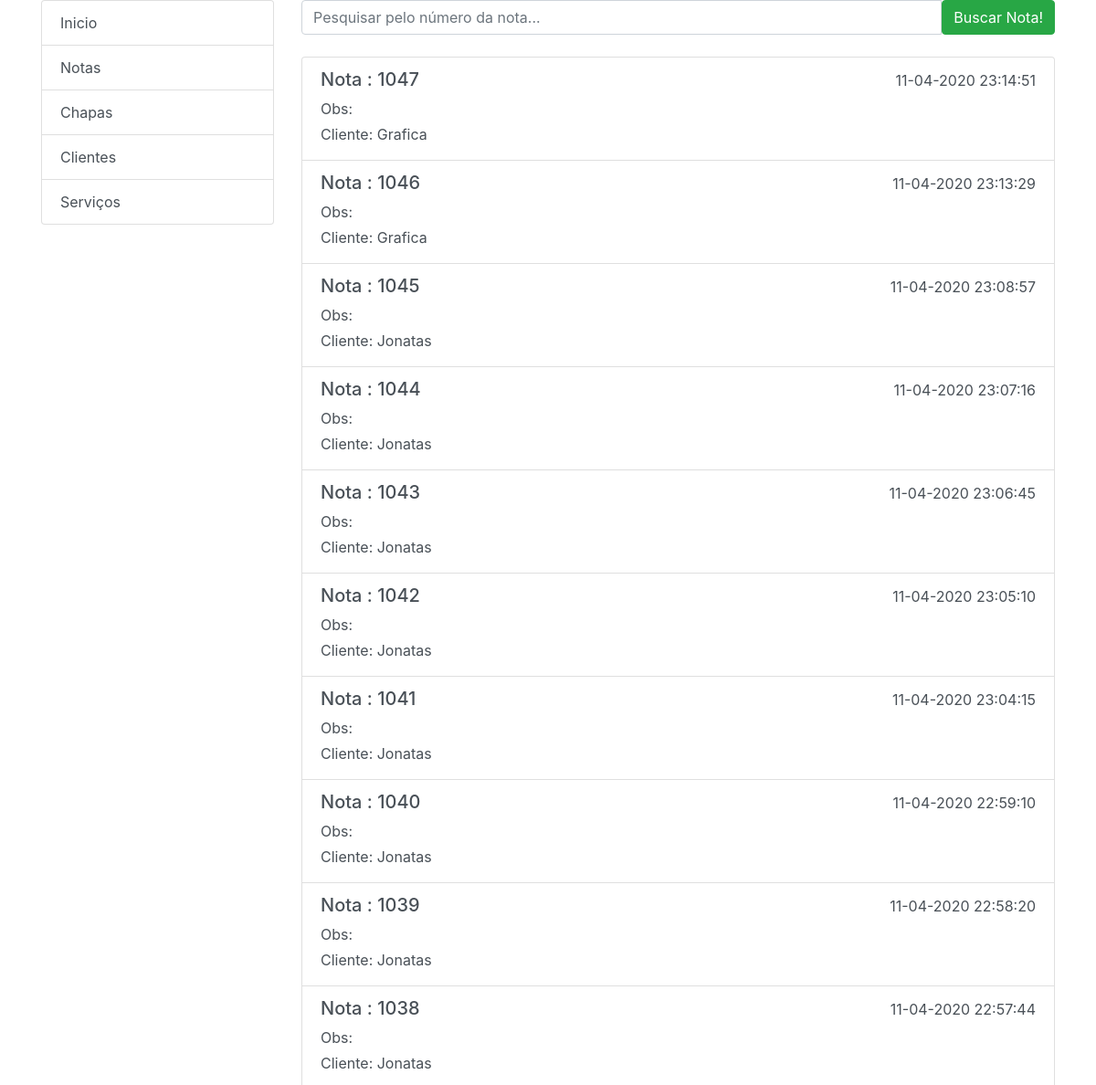
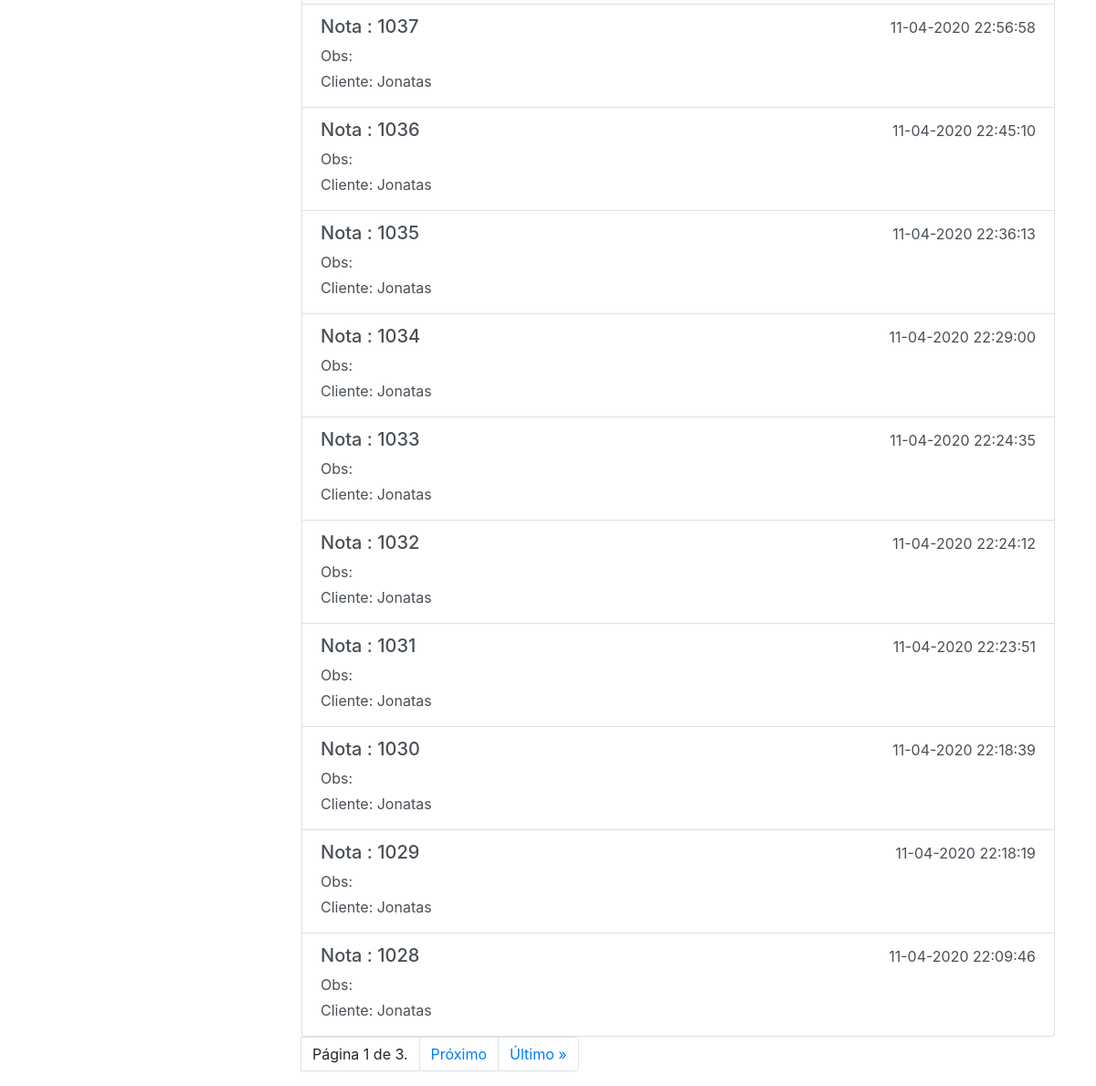
/notas/, run on an earlier commit of the app's database (2 pictures, top to bottom).
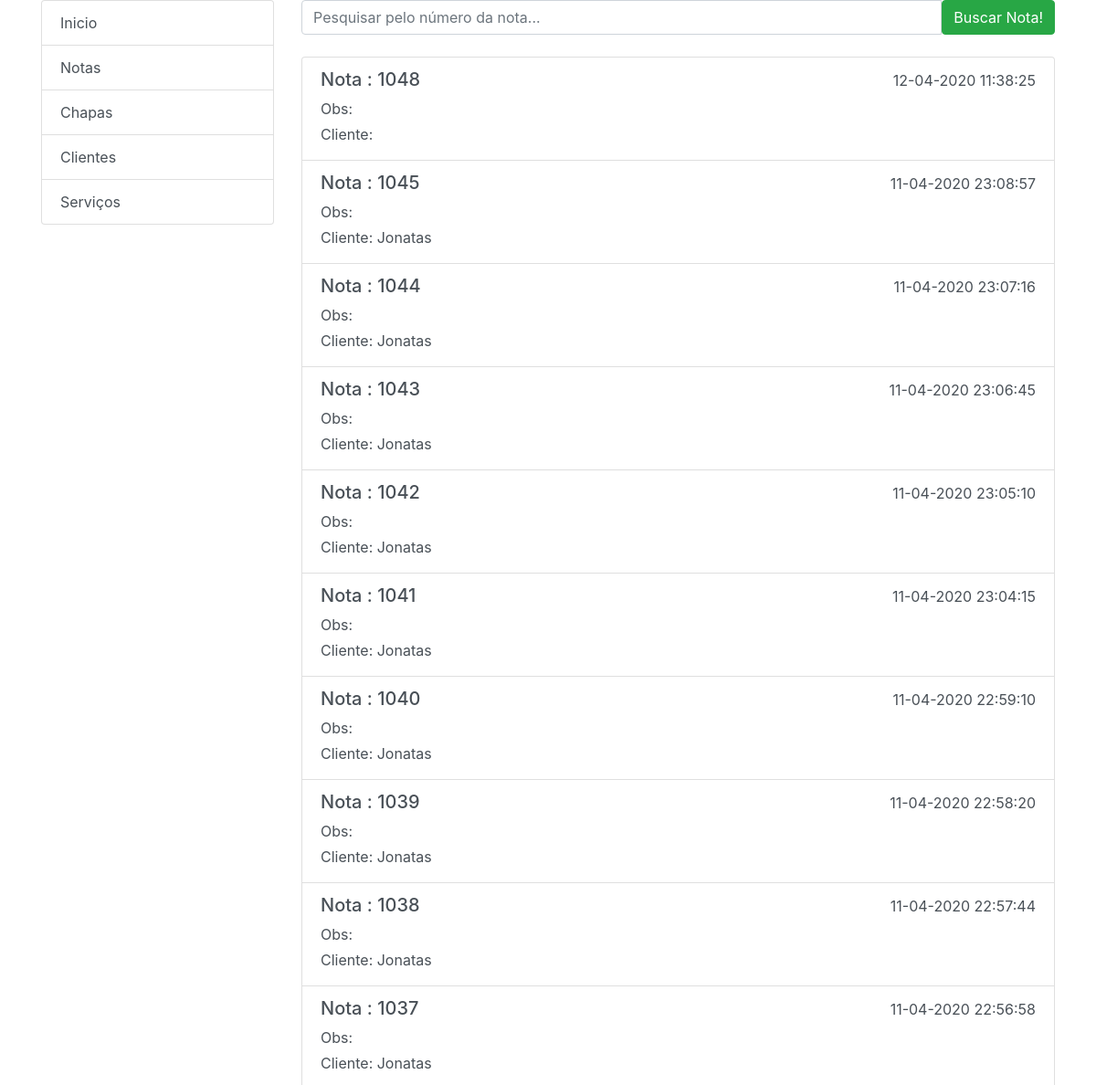
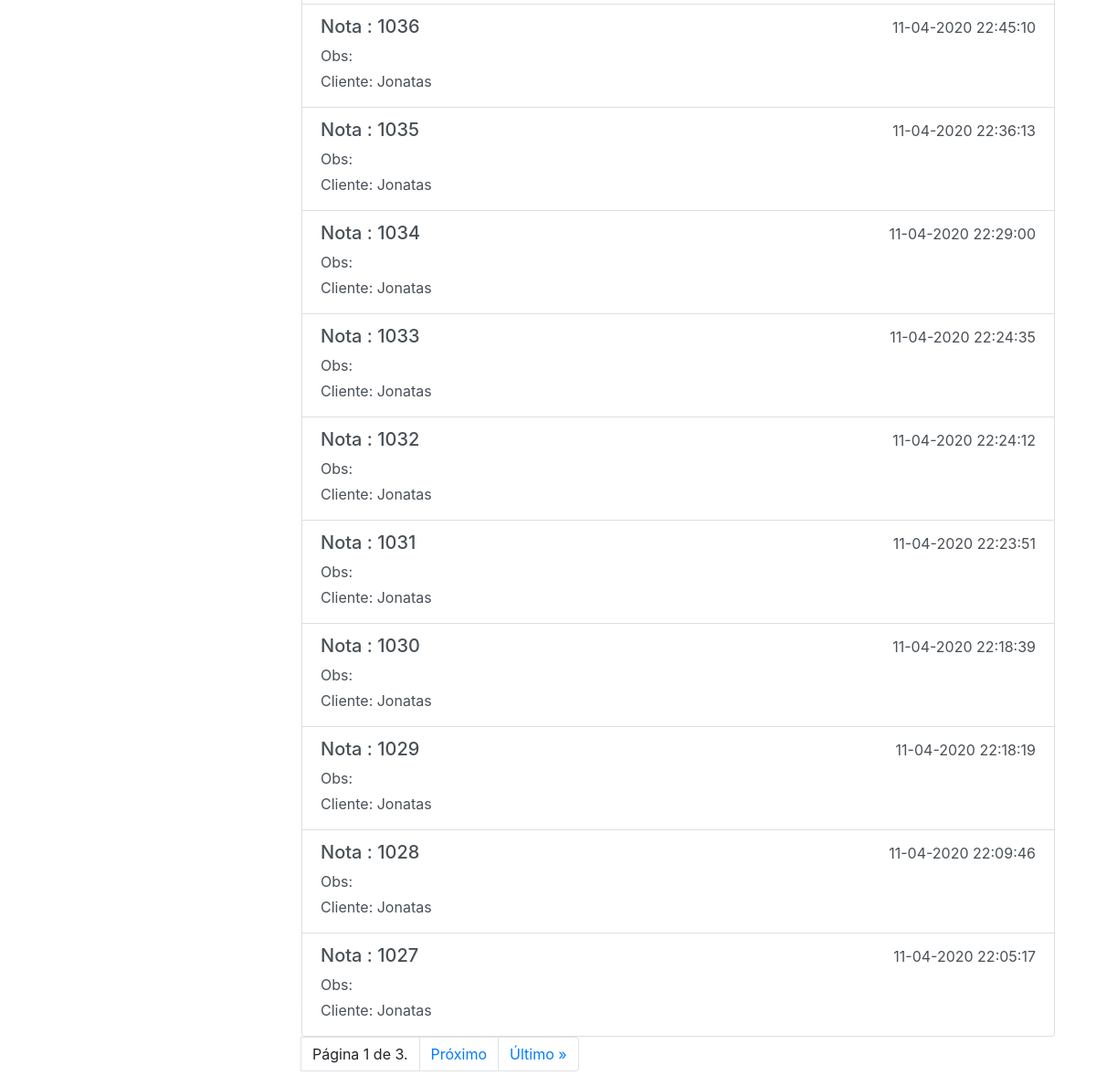
And on a later commit of the database (2 pictures, top to bottom).
### core/models.py (models this page shows, shortened)
class Nota(models.Model):
    desconto = models.FloatField('Desconto', null=True, blank=False,default=0)
    numero = models.IntegerField('Numero Nota',null=True,blank=False,default=0)
    created_at = models.DateTimeField('Criado em', auto_now_add=True, null=True)
    uploaded_at = models.DateTimeField('Atualizado em', auto_now=True, null=True)
    obs = models.TextField('Observações', null=True, blank=True)
    servico = models.ManyToManyField(Servico, through='GrupoNotaServico', null=True)
    STATUS_CHOICE = (
        (0, 'Em aberto'),
        (1, 'Pago'),
    )
    status = models.IntegerField('Situação', choices=STATUS_CHOICE, default=0, blank=True)
    @property
    def numero(self):
        return (self.id + 1000)
    def get_absolute_url(self):
        return reverse(
            'nota_especifica',
            args=[self.id]
    )
    class Meta:
        verbose_name = "Nota"
        verbose_name_plural = "Notas"
        ordering = ['-created_at']

class Servico(models.Model):
    nome = models.CharField('Nome Serviço', max_length=200)
    cliente = models.ForeignKey(Cliente, verbose_name='Cliente', related_name='clientes',on_delete=models.PROTECT)
    chapa = models.ForeignKey(Chapa, verbose_name='Chapa', related_name='servico', on_delete=models.PROTECT)
    quantidade = models.IntegerField('Quantidade',null=False)
    created_at = models.DateTimeField('Criado em', auto_now_add=True, null=True)
    uploaded_at = models.DateTimeField('Atualizado em', auto_now=True, null=True)
    class Meta:
        verbose_name = "Servico"
        verbose_name_plural = "Servicos"
        ordering = ['-created_at']

class Cliente(models.Model):
    nome = models.CharField('* Nome / Empresa',max_length=200)
    email = models.EmailField('* Email',max_length=100,null=True,blank=True)
    telefone = models.CharField('* Fone',max_length=20,null=True,blank=True)
    cnpj = models.CharField('CNPJ',max_length=40,null=True,blank=True)
    cpf = models.CharField('CPF',max_length=40,null=True,blank=True)
    rua = models.CharField('Rua',max_length=40,null=True,blank=True)
    bairro = models.CharField('Bairro',max_length=40,null=True,blank=True)
    numero = models.IntegerField('Numero',null=True,blank=True)
    cidade = models.CharField('Cidade',max_length=40,null=True,blank=True)
    estado = models.CharField('Estado',max_length=40,null=True,blank=True)
    cep = models.CharField('Cep',max_length=40,null=True,blank=True)
    created_at = models.DateTimeField('Criado em', auto_now_add=True,null=True)
    uploaded_at = models.DateTimeField('Atualizado em', auto_now=True,null=True)
    nota = models.ManyToManyField('Nota', through='GrupoClienteNota', null=True)
    def __str__(self):
        return self.nome
    class Meta:
        verbose_name = "Cliente"
        verbose_name_plural = "Clientes"
        ordering = ['-created_at']

### core/views.py (the view)
# urls.py: path('notas/', views.notas, name='notas'),
def notas(request):
    notas = Nota.objects.all()
    paginator = Paginator(notas, 20)  # Show 20 contacts per page.
    page_number = request.GET.get('page')
    page_obj = paginator.get_page(page_number)
    return render(request, 'notas.html', {'page_obj': page_obj})

### core/templates/notas.html (shortened to what this page needs)
{% extends "layout.html" %}
{% load static %}
{% block content %}
<form action="/busca_nota/" method="post">{% csrf_token %}
    <div class="input-group">
      <input type="text" class="form-control" name="campo_busca" placeholder="Pesquisar pelo número da nota...">
      <span class="input-group-btn">
        <button class="btn btn-success" type="submit">Buscar Nota!</button>
      </span>
    </div>
</form>
<br>
<div class="list-group">
    {% for nota in page_obj %}
    <a href="{{ nota.get_absolute_url }}" class="list-group-item list-group-item-action">
        <div class="d-flex w-100 justify-content-between">
          <h5 class="mb-1">Nota : {{ nota.numero }}</h5>
          <h5><small>{{ nota.created_at|date:"d-m-Y H:i:s"   }}</small></h5>
        </div>
        <p class="mb-1">Obs: {{ nota.obs }}</p>
        <p class="mb-1">Cliente: {{ nota.servico.first.cliente }}</p>
    </a>
    {% endfor %}
</div>
<nav aria-label="...">
  <ul class="pagination">
      <li class="page-item">
          <a class="page-link">Página {{ page_obj.number }} de {{ page_obj.paginator.num_pages }}.</a>
      </li>
    <li class="page-item">
        {% if page_obj.has_next %}
            <a class="page-link" href="?page={{ page_obj.next_page_number }}">Próximo</a>
        {% endif %}
    </li>
      <li class="page-item">
        {% if page_obj.has_next %}
            <a class="page-link" href="?page={{ page_obj.paginator.num_pages }}">Último &raquo;</a>
        {% endif %}
    </li>
  </ul>
</nav>
{% endblock %}

What changed in the data, as far as the page shows it:
removed Nota: numero "1047", created_at "11-04-2020 23:14:51", servico.first.cliente "Grafica"
removed Nota: numero "1046", created_at "11-04-2020 23:13:29", servico.first.cliente "Grafica"
added Nota: numero "1048", created_at "12-04-2020 11:38:25"
now on this page (row unchanged): Nota: numero "1027", created_at "11-04-2020 22:05:17", servico.first.cliente "Jonatas"
